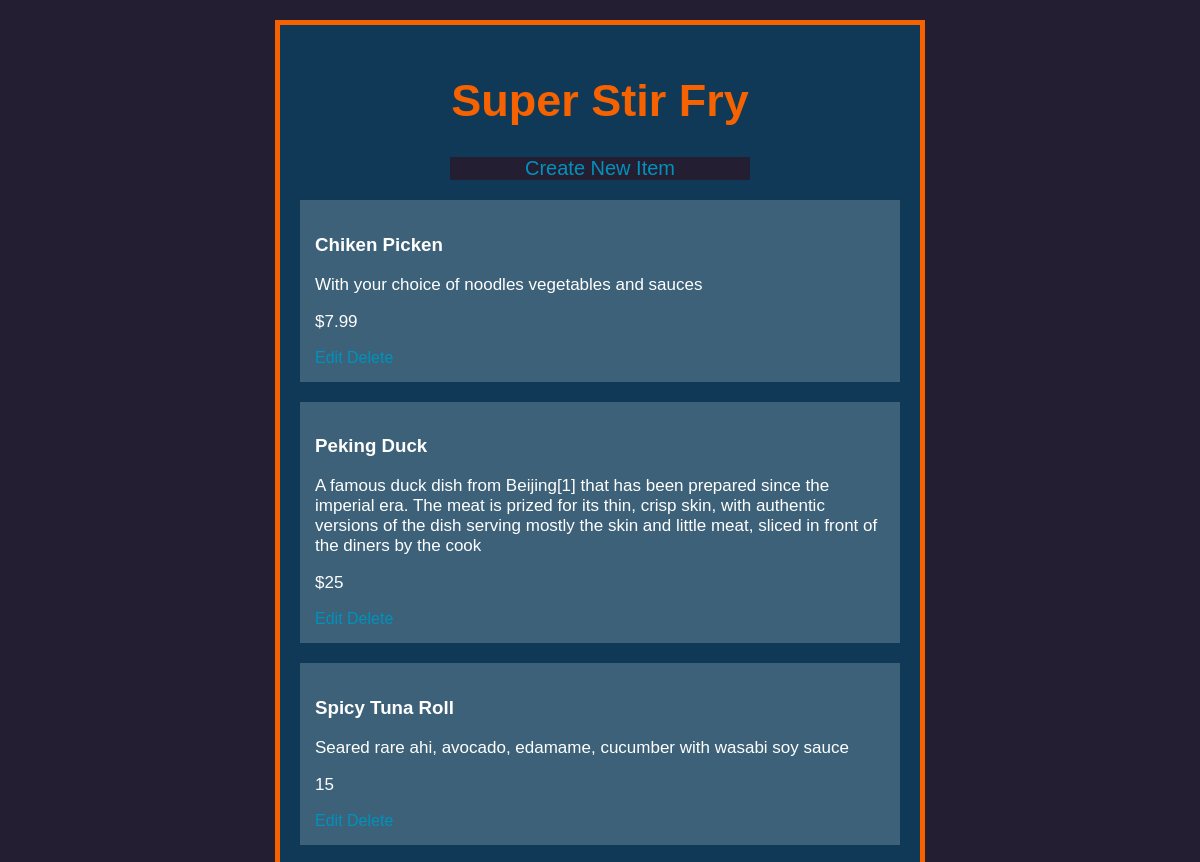
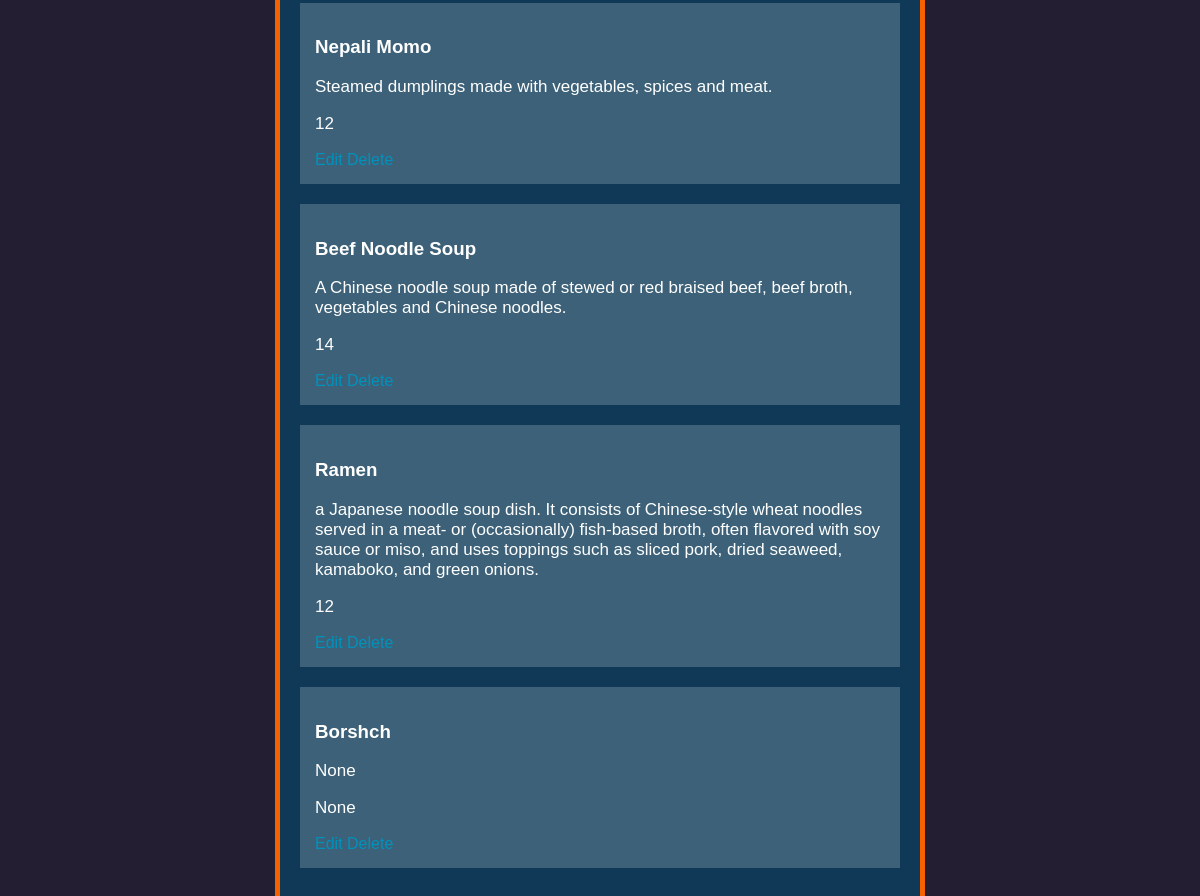
The app's page /restaurants/2/ with its own data (2 pictures, top to bottom).
### database_setup.py (models this page shows)
class Restaurant(Base):
    __tablename__ = 'restaurant'
    id = Column(Integer, primary_key=True)
    name = Column(String(250), nullable=False)

class MenuItem(Base):
    __tablename__ = 'menu_item'
    name = Column(String(80), nullable=False)
    id = Column(Integer, primary_key=True)
    description = Column(String(250))
    price = Column(String(8))
    course = Column(String(250))
    restaurant_id = Column(Integer, ForeignKey('restaurant.id'))
    restaurant = relationship(Restaurant)

### project.py (the view)
@app.route('/restaurants/<int:restaurant_id>/')
def restaurantMenu(restaurant_id):
    restaurant = session.query(Restaurant).filter_by(id=restaurant_id).one()
    items = session.query(MenuItem).filter_by(restaurant_id=restaurant.id)
    return render_template('menu.html', restaurant=restaurant, items=items)

### templates/menu.html (shortened to what this page needs)
<html>
<head>
    <link rel=stylesheet type=text/css href="{{ url_for('static', filename='styles.css') }}">
</head>
<body>
    <main>
        <header>
            <h1> {{ restaurant.name }} </h1>
        </header>
        <div class="creater">
            <a href="{{url_for('newMenuItem', restaurant_id=restaurant.id) }}">Create New Item</a>
        </div>
        {% for i in items %}
        <div class="menuitem">
            <h3>{{i.name}}</h3>
            <p>{{i.description}}</p>
            <p>{{i.price}}</p>
            <a href="{{ url_for('editMenuItem', restaurant_id=restaurant.id, menu_id=i.id) }}">Edit</a>
            <a href="{{ url_for('deleteMenuItem', restaurant_id=restaurant.id, menu_id=i.id) }}">Delete</a>
        </div>
        {% endfor %}
    </main>
</body>
</html>

### static/styles.css (style rules this page uses)
body { font-family: sans-serif; color: #ffffff; background-color: #241E33; }
header h1 { color: #F76200; font-size: 45px; }
.creater { background-color: #241E33; width: 300px; margin: 10px auto; }
.creater a { text-decoration: none; font-size: 20px; }
main { width: 600px; margin: 20px auto; padding: 20px; background-color: #0F3956; border: 5px solid #F76200; }
header, .creater { text-align: center; }
.menuitem { background-color: #3C6178; padding: 15px; margin: 20px 0; }
.menuitem p { font-size: 17px; }
h3 { font-weight: bold; }
a { text-decoration: none; color:#0092BC; }

### records on screen
Restaurant: name "Super Stir Fry"
MenuItem: name "Chiken Picken", description "With your choice of noodles vegetables and sauces", price "$7.99"
MenuItem: name "Peking Duck", description "A famous duck dish from Beijing[1] that has been prepared since the imperial era. The meat is prized for its thin, crisp skin, with authentic versions of the dish serving mostly the skin and little meat, sliced in front of the diners by the cook", price "$25"
MenuItem: name "Spicy Tuna Roll", description "Seared rare ahi, avocado, edamame, cucumber with wasabi soy sauce", price "15"
MenuItem: name "Nepali Momo", description "Steamed dumplings made with vegetables, spices and meat.", price "12"
MenuItem: name "Beef Noodle Soup", description "A Chinese noodle soup made of stewed or red braised beef, beef broth, vegetables and Chinese noodles.", price "14"
MenuItem: name "Ramen", description "a Japanese noodle soup dish. It consists of Chinese-style wheat noodles served in a meat- or (occasionally) fish-based broth, often flavored with soy sauce or miso, and uses toppings such as sliced pork, dried seaweed, kamaboko, and green onions.", price "12"
MenuItem: name "Borshch", description "None", price "None"
